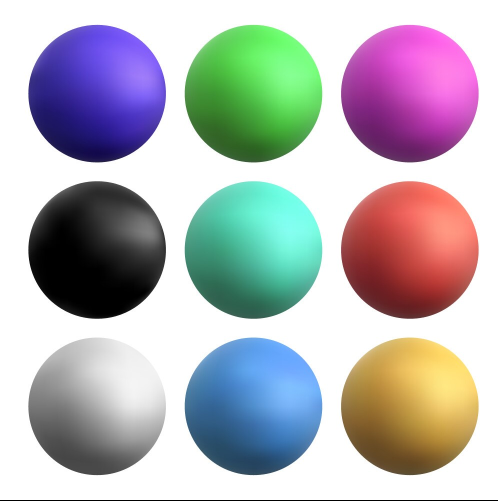
#> input picture Learning Phase/Image Processing/3.jpg, 995 x 1002 px (shown at 1/2 size)
$ python ChangeColor.py
#> lines starting #> are read from the running program, lines starting #| are printed output that depends on the picture
import cv2

# Read an original image
img = cv2.imread("3.jpg")
#> img is the input picture: shape (1002, 995, 3); mean B, G, R 184.6, 180.8, 182

# Handle the image
height, width, _ = img.shape
#> height = 1002; width = 995
# print(height)
# print(width)
img = cv2.resize(img, None, fx=0.5, fy=0.5)
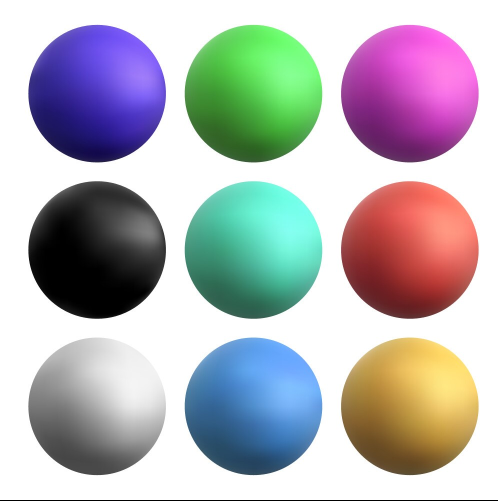
#> img: shape (501, 498, 3); mean B, G, R 184.7, 181, 182.1

# 1st way to convert the color scale of an image
rgb_img = cv2.imread("3.jpg", cv2.IMREAD_COLOR)
gray_img = cv2.imread("3.jpg", cv2.IMREAD_GRAYSCALE)
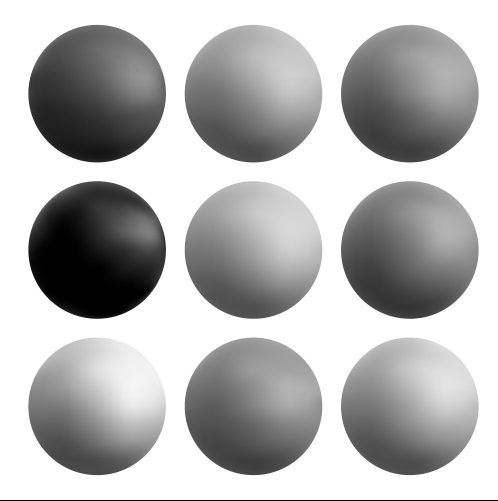
#> gray_img: shape (1002, 995) (shown at 1/2 size); min 0, max 255, mean 181.6

# 2nd way to convert the color scale of an image
gray_img2 = cv2.cvtColor(img, cv2.COLOR_BGR2GRAY)
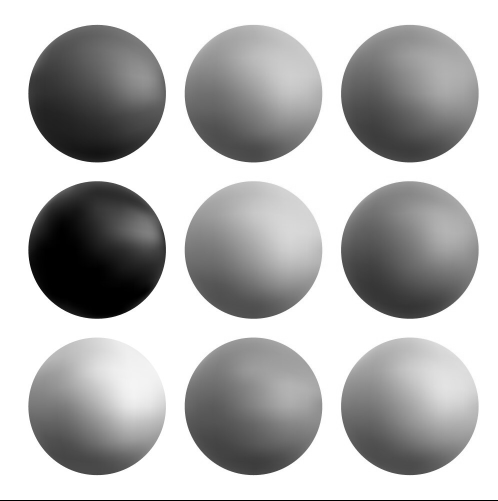
#> gray_img2: shape (501, 498); min 0, max 255, mean 181.7
hsv_img = cv2.cvtColor(img, cv2.COLOR_BGR2HSV)
#> hsv_img: shape (501, 498, 3); mean H, S, V 38.1, 65.1, 207

# Show all results
cv2.imshow("Image", img)
cv2.imshow("RGB Image", rgb_img)
cv2.imshow("Gray Image", gray_img)
cv2.imshow("Gray Image 2", gray_img2)
cv2.imshow("HSV Image", hsv_img)

cv2.waitKey(0)
cv2.destroyAllWindows()

$ run again, with Learning Phase/Image Processing/4.jpg copied over Learning Phase/Image Processing/3.jpg
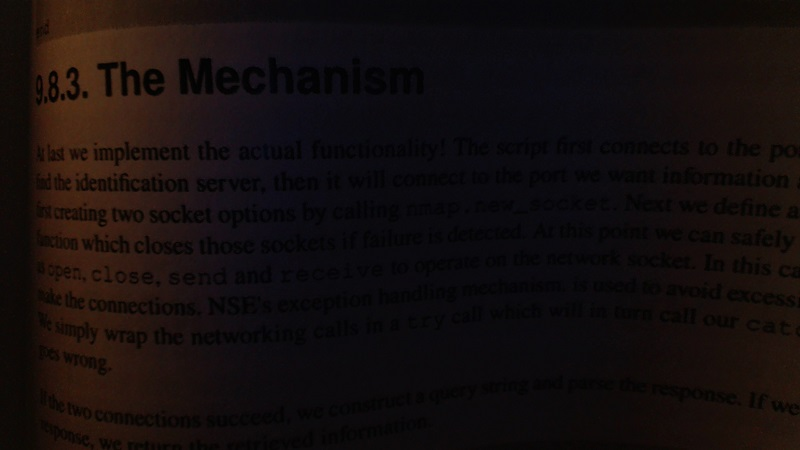
#> input picture Learning Phase/Image Processing/4.jpg, 800 x 450 px
#> img is the input picture: shape (450, 800, 3); mean B, G, R 13.4, 13.6, 20.3
#> img: shape (225, 400, 3)
#> `gray_img = cv2.imread("3.jpg", cv2.IMREAD_GRAYSCALE)`:
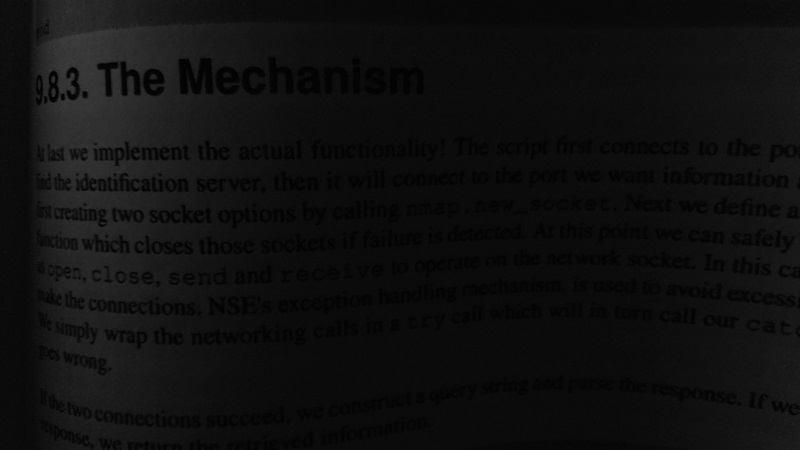
#> gray_img: shape (450, 800); min 0, max 64, mean 15.6
#> hsv_img: shape (225, 400, 3); mean H, S, V 81.2, 107.4, 22
